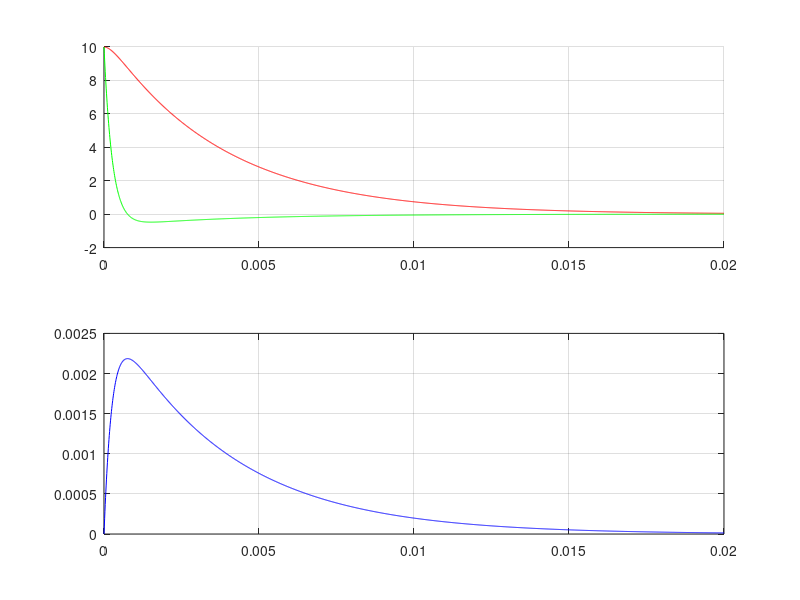

MATLAB code to generate this figure:
% syms t;
t = 0:0.01e-3:20e-3;
C = 1e-6;
R = 4e3;
L = 1;
U0 = 10;

p1 = -R/(2*L) + sqrt((R/(2*L))^2 - 1/(L*C));
p2 = -R/(2*L) - sqrt((R/(2*L))^2 - 1/(L*C));

uc = U0/(p2-p1) * (p2*exp(p1*t)-p1*exp(p2*t));
i = -U0/(L*(p2-p1)) * (exp(p1*t)-exp(p2*t));
ul = -U0/(p2-p1) * (p1*exp(p1*t)-p2*exp(p2*t));

subplot(2,1,2);
plot(t,i,'b');
grid on;

subplot(2,1,1);
hold on;
plot(t,uc,'r'); 
plot(t,ul,'g');
grid on;

